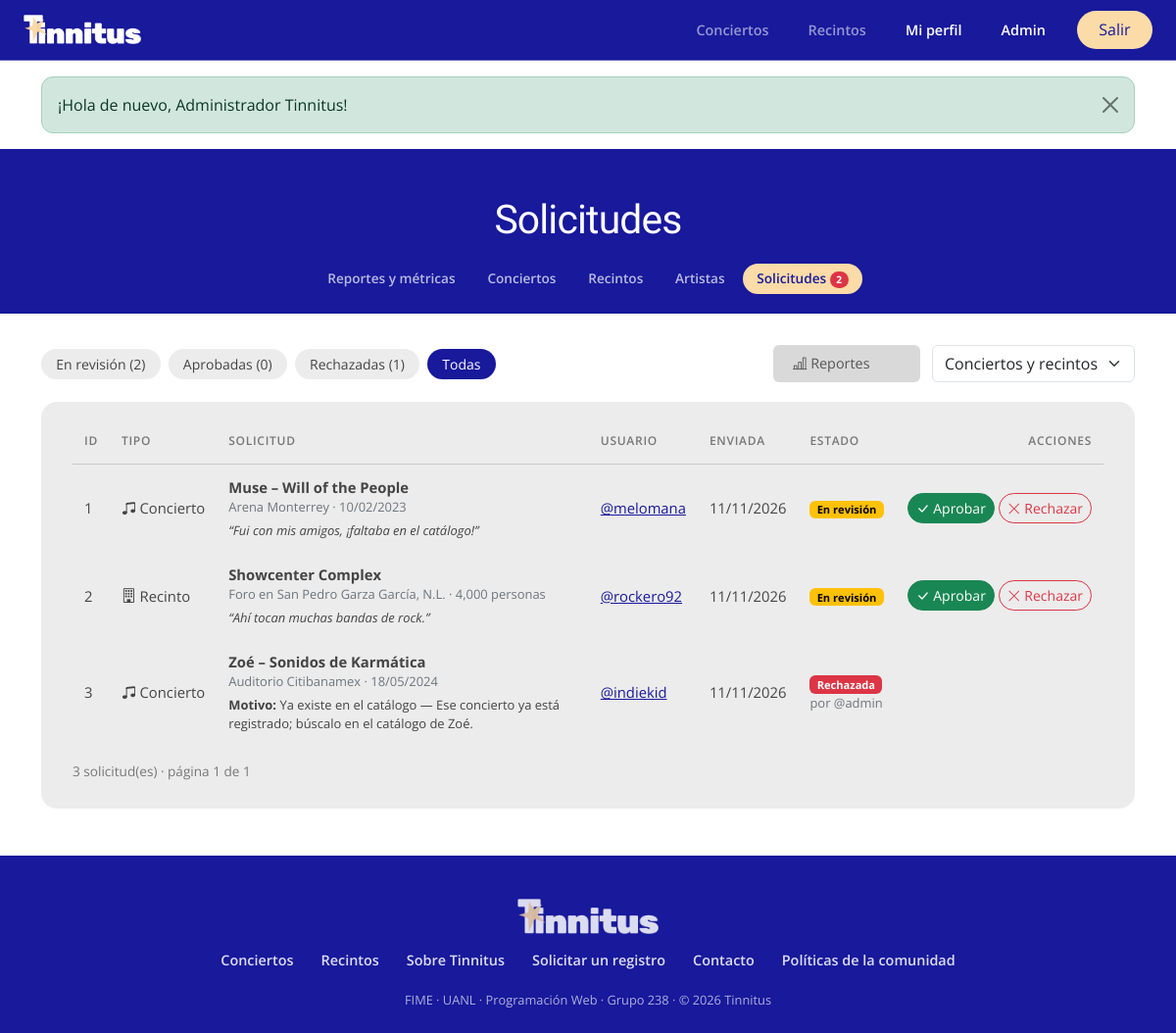
The app's page /admin-solicitudes.php?estado=todas (signed in) with its own data.
### tables this page shows
CREATE TABLE solicitudes (
    id              INT UNSIGNED AUTO_INCREMENT PRIMARY KEY,
    usuario_id      INT UNSIGNED NOT NULL,
    tipo            ENUM('concierto','recinto') NOT NULL,
    estado          ENUM('pendiente','aprobada','rechazada') NOT NULL DEFAULT 'pendiente',
    artista         VARCHAR(120) NULL,
    gira            VARCHAR(150) NULL,
    fecha           DATE         NULL,
    recinto_id      INT UNSIGNED NULL,
    nombre          VARCHAR(120) NULL,
    ciudad          VARCHAR(80)  NULL,
    capacidad       INT UNSIGNED NULL,
    tipo_recinto    ENUM('Estadio','Arena','Auditorio','Foro','Festival','Bar') NULL,
    comentario      VARCHAR(500) NULL,
    motivo_rechazo  VARCHAR(255) NULL,
    detalle_rechazo VARCHAR(255) NULL,
    creado_id       INT UNSIGNED NULL,
    revisado_por    INT UNSIGNED NULL,
    revisado_en     DATETIME     NULL,
    creado_en       DATETIME     NOT NULL DEFAULT CURRENT_TIMESTAMP,
    CONSTRAINT chk_solicitud_datos CHECK (
        (tipo = 'concierto' AND artista IS NOT NULL AND gira IS NOT NULL AND fecha IS NOT NULL AND recinto_id IS NOT NULL)
        OR (tipo = 'recinto' AND nombre IS NOT NULL AND ciudad IS NOT NULL AND tipo_recinto IS NOT NULL
            AND capacidad BETWEEN 1 AND 200000)),
    CONSTRAINT fk_solicitud_usuario FOREIGN KEY (usuario_id)
        REFERENCES usuarios(id) ON DELETE CASCADE,
    CONSTRAINT fk_solicitud_recinto FOREIGN KEY (recinto_id)
        REFERENCES recintos(id) ON DELETE CASCADE,
    CONSTRAINT fk_solicitud_revisor FOREIGN KEY (revisado_por)
        REFERENCES usuarios(id) ON DELETE SET NULL,
    INDEX idx_solicitudes_estado (estado)
);

CREATE TABLE recintos (
    id         INT UNSIGNED AUTO_INCREMENT PRIMARY KEY,
    nombre     VARCHAR(120) NOT NULL,
    ciudad     VARCHAR(80)  NOT NULL,
    capacidad  INT UNSIGNED NOT NULL,
    tipo       ENUM('Estadio','Arena','Auditorio','Foro','Festival','Bar') NOT NULL,
    estado     ENUM('activo','inactivo') NOT NULL DEFAULT 'activo',
    foto_url   VARCHAR(500) NULL,
    CONSTRAINT chk_capacidad CHECK (capacidad BETWEEN 1 AND 200000),
    CONSTRAINT uq_recinto UNIQUE (nombre, ciudad)
);

CREATE TABLE usuarios (
    id             INT UNSIGNED AUTO_INCREMENT PRIMARY KEY,
    nombre         VARCHAR(100)  NOT NULL,
    username       VARCHAR(30)   NOT NULL UNIQUE,
    email          VARCHAR(150)  NOT NULL UNIQUE,
    password_hash  VARCHAR(255)  NOT NULL,
    rol            ENUM('usuario','admin') NOT NULL DEFAULT 'usuario',
    bio            VARCHAR(500)  NULL,
    avatar_url     VARCHAR(500)  NULL,
    intentos_fallidos TINYINT UNSIGNED NOT NULL DEFAULT 0,
    bloqueado_hasta   DATETIME   NULL,
    creado_en      DATETIME      NOT NULL DEFAULT CURRENT_TIMESTAMP,
    CONSTRAINT chk_username CHECK (username REGEXP '^[a-z0-9_]{3,30}$')
);

### includes/auth.php (called while the page is built, shortened)
<?php
require_once __DIR__ . '/db.php';
function url(string $path = ''): string
{
    return BASE_URL . '/' . ltrim($path, '/');
}
function e(?string $text): string
{
    return htmlspecialchars($text ?? '', ENT_QUOTES, 'UTF-8');
}
function paginar(int $total, int $porPagina): array
{
    $paginas = max(1, (int) ceil($total / $porPagina));
    $pagina = min(max(1, (int) ($_GET['pagina'] ?? 1)), $paginas);
    return [$pagina, $paginas, ($pagina - 1) * $porPagina];
}

### includes/db.php (called while the page is built, shortened)
<?php
function db(): PDO
{
    static $pdo = null;
    if ($pdo === null) {
        $dsn = 'mysql:host=' . DB_HOST . ';port=' . DB_PORT . ';dbname=' . DB_NAME . ';charset=utf8mb4';
        $pdo = new PDO($dsn, DB_USER, DB_PASS, [
            PDO::ATTR_ERRMODE            => PDO::ERRMODE_EXCEPTION,
            PDO::ATTR_DEFAULT_FETCH_MODE => PDO::FETCH_ASSOC,
            PDO::ATTR_EMULATE_PREPARES   => false,
        ]);
    }
    return $pdo;
}
function q(string $sql, array $params = []): PDOStatement
{
    $stmt = db()->prepare($sql);
    $stmt->execute($params);
    return $stmt;
}

### admin-solicitudes.php (the view, shortened to what this page needs)
<?php
require_once __DIR__ . '/includes/solicitudes.php';
$estado = in_array($_GET['estado'] ?? 'pendiente', ['pendiente', 'aprobada', 'rechazada', 'todas'], true) ? ($_GET['estado'] ?? 'pendiente') : 'pendiente';
$cond = [];
$params = [];
$where = $cond ? 'WHERE ' . implode(' AND ', $cond) : '';
$total = (int) q("SELECT COUNT(*) FROM solicitudes s $where", $params)->fetchColumn();
[$pagina, $paginas, $offset] = paginar($total, 10);
$solicitudes = q("SELECT s.*, u.username, r.nombre AS recinto, rev.username AS revisor
                  FROM solicitudes s
                  JOIN usuarios u ON u.id = s.usuario_id
                  LEFT JOIN recintos r ON r.id = s.recinto_id
                  LEFT JOIN usuarios rev ON rev.id = s.revisado_por
                  $where ORDER BY s.estado = 'pendiente' DESC, s.creado_en DESC
                  LIMIT 10 OFFSET $offset", $params)->fetchAll();
$conteo = q("SELECT estado, COUNT(*) FROM solicitudes GROUP BY estado")->fetchAll(PDO::FETCH_KEY_PAIR);
function solicitudes_url(array $cambios): string
{
    return url('admin-solicitudes.php?' . http_build_query(array_merge($_GET, ['pagina' => null], $cambios)));
}
require __DIR__ . '/includes/header.php';
require __DIR__ . '/includes/admin-nav.php';
?>
<div class="container">
    <div class="admin-toolbar">
        <div class="chip-row" aria-label="Filtrar por estado">
            <?php foreach (['pendiente' => 'En revisión', 'aprobada' => 'Aprobadas', 'rechazada' => 'Rechazadas', 'todas' => 'Todas'] as $valor => $texto): ?>
                <a class="chip-filter <?= $estado === $valor ? 'active' : '' ?>" href="<?= solicitudes_url(['estado' => $valor]) ?>">
                    <?= $texto ?><?= $valor !== 'todas' ? ' (' . ($conteo[$valor] ?? 0) . ')' : '' ?>
                </a>
            <?php endforeach; ?>
        </div>
        <div class="extra">
            <button class="btn btn-gray" type="button" data-bs-toggle="modal" data-bs-target="#modal-reportes"><i class="bi bi-bar-chart-line"></i> Reportes</button>
            <select class="form-select w-auto" aria-label="Tipo" onchange="location.href = this.value">
                <option value="<?= solicitudes_url(['tipo' => '']) ?>">Conciertos y recintos</option>
            </select>
        </div>
    </div>
    <div class="card-table mb-5">
        <div class="table-responsive">
            <table class="table align-middle" id="tabla">
                <thead><tr><th>ID</th><th>Tipo</th><th>Solicitud</th><th>Usuario</th><th>Enviada</th><th>Estado</th><th class="acciones">Acciones</th></tr></thead>
                <tbody>
                <?php foreach ($solicitudes as $s): ?>
                    <tr data-id="<?= $s['id'] ?>" data-resumen="<?= e(resumen_solicitud($s)) ?>">
                        <td><?= $s['id'] ?></td>
                        <td class="text-nowrap"><i class="bi <?= $s['tipo'] === 'concierto' ? 'bi-music-note-beamed' : 'bi-building' ?>"></i> <?= ucfirst($s['tipo']) ?></td>
                        <td style="min-width: 260px">
                            <strong><?= e($s['tipo'] === 'concierto' ? $s['artista'] . ' – ' . $s['gira'] : $s['nombre']) ?></strong>
                            <div class="small text-secondary"><?= e(detalle_solicitud($s)) ?></div>
                            <?php if ($s['comentario']): ?><div class="small fst-italic mt-1">“<?= e($s['comentario']) ?>”</div><?php endif; ?>
                            <?php if ($s['motivo_rechazo']): ?><div class="small mt-1"><?= texto_rechazo($s) ?></div><?php endif; ?>
                        </td>
                        <td><a href="<?= url('profile.php?u=' . urlencode($s['username'])) ?>">@<?= e($s['username']) ?></a></td>
                        <td class="text-nowrap"><?= date('d/m/Y', strtotime($s['creado_en'])) ?></td>
                        <td>
                            <?= badge_estado_solicitud($s['estado']) ?>
                            <?php if ($s['revisor']): ?><div class="small text-secondary">por @<?= e($s['revisor']) ?></div><?php endif; ?>
                        </td>
                        <td class="acciones">
                            <?php if ($s['estado'] === 'pendiente'): ?>
                                <button class="btn btn-sm btn-success btn-aprobar" title="Aprobar y agregar al catálogo"><i class="bi bi-check-lg"></i> Aprobar</button>
                                <button class="btn btn-sm btn-outline-danger btn-rechazar" title="Rechazar"><i class="bi bi-x-lg"></i> Rechazar</button>
                            <?php elseif ($s['estado'] === 'aprobada' && $s['creado_id']): ?>
                                <a class="btn btn-sm btn-light" href="<?= url(($s['tipo'] === 'concierto' ? 'event-details.php' : 'recinto.php') . '?id=' . $s['creado_id']) ?>">Ver registro</a>
                            <?php endif; ?>
                        </td>
                    </tr>
                <?php endforeach; ?>
                </tbody>
            </table>
        </div>
        <div class="pie">
            <span><?= $total ?> solicitud(es) · página <?= $pagina ?> de <?= $paginas ?></span>
        </div>
    </div>
</div>
<?php require __DIR__ . '/includes/footer.php'; ?>

### includes/solicitudes.php (shortened to what this page needs)
<?php
require_once __DIR__ . '/auth.php';
function resumen_solicitud(array $s): string
{
    if ($s['tipo'] === 'concierto') {
        return $s['artista'] . ' – ' . $s['gira'] . ' · ' . ($s['recinto'] ?? 'recinto #' . $s['recinto_id']) . ' · ' . date('d/m/Y', strtotime($s['fecha']));
    }
    return $s['nombre'] . ' · ' . $s['tipo_recinto'] . ' en ' . $s['ciudad'] . ' · ' . number_format($s['capacidad']) . ' personas';
}
function detalle_solicitud(array $s): string
{
    if ($s['tipo'] === 'concierto') {
        return ($s['recinto'] ?? 'recinto #' . $s['recinto_id']) . ' · ' . date('d/m/Y', strtotime($s['fecha']));
    }
    return $s['tipo_recinto'] . ' en ' . $s['ciudad'] . ' · ' . number_format($s['capacidad']) . ' personas';
}
function badge_estado_solicitud(string $estado): string
{
    return match ($estado) {
        'aprobada'  => '<span class="badge text-bg-success">Aprobada</span>',
        'rechazada' => '<span class="badge text-bg-danger">Rechazada</span>',
        default     => '<span class="badge text-bg-warning">En revisión</span>',
    };
}
function texto_rechazo(array $s): string
{
    $html = '<strong>Motivo:</strong> ' . e($s['motivo_rechazo']);
    if (!empty($s['detalle_rechazo'])) $html .= ' — ' . e($s['detalle_rechazo']);
    return $html;
}

### assets/css/styles.css (style rules this page uses)
:root { --tn-indigo: #18199b; --tn-indigo-dark: #18199b; --tn-peach: #fbdba7; --tn-star: #f5c242; --tn-card: #ececec; --tn-box: #d9d9d9; --tn-text: #111111; --tn-muted: #7a7a7a; --bs-primary: #18199b; --bs-primary-rgb: 24, 25, 155; --bs-link-color: #18199b; --bs-link-color-rgb: 24, 25, 155; --fs-display: clamp(1.9rem, 3.4vw, 2.6rem); --fs-section: clamp(1.45rem, 2.4vw, 1.85rem); --fs-lead: 1.05rem; }
body { font-family: 'Open Sans', system-ui, sans-serif; background: #fff; color: var(--tn-text); min-height: 100vh; display: flex; flex-direction: column; }
a { color: var(--tn-indigo); }
.btn { border-radius: 999px; }
.btn-gray { background: var(--tn-box); color: #555; border: none; border-radius: 6px; padding: .35rem 1.75rem .35rem 1.25rem; text-align: left; min-width: 150px; font-size: .9rem; }
.chip-row { display: flex; flex-wrap: wrap; gap: .5rem; }
.chip-filter { padding: .3rem .95rem; border-radius: 999px; background: var(--tn-card); color: #444; text-decoration: none; font-size: .875rem; }
.chip-filter.active { background: var(--tn-indigo); color: #fff; }
.admin-toolbar { display: flex; flex-wrap: wrap; align-items: center; gap: .75rem 1.5rem; margin: 2rem 0 1.25rem; }
.admin-toolbar .extra { margin-left: auto; display: flex; gap: .75rem; flex-wrap: wrap; }
.card-table { background: var(--tn-card); border-radius: 16px; padding: 1rem 1rem 2rem; }
@media (min-width: 1200px) { .card-table { padding: 1rem 2rem 1.75rem; } }
.card-table .table { --bs-table-bg: transparent; margin-bottom: 0; }
.card-table thead th { font-weight: 600; color: #777; font-size: .75rem; letter-spacing: .06em; text-transform: uppercase; border-bottom: 1px solid #c8c8c8; padding: .9rem .75rem; white-space: nowrap; }
.card-table tbody td { border: none; padding: .75rem; color: #444; font-size: .925rem; }
.card-table .acciones { white-space: nowrap; text-align: right; }
.card-table .pie { color: #777; font-size: .85rem; padding-top: 1rem; display: flex; justify-content: space-between; flex-wrap: wrap; gap: .5rem; }

### records on screen
solicitudes: id "1", tipo "Concierto", tipo+artista+gira "Muse – Will of the People", detalle_solicitud($s) "Arena Monterrey · 10/02/2023", comentario "Fui con mis amigos, ¡faltaba en el catálogo!", usuario.username "melomana", creado_en "11/11/2026", estado "En revisión", shows "Aprobar"
solicitudes: id "2", tipo "Recinto", nombre "Showcenter Complex", detalle_solicitud($s) "Foro en San Pedro Garza García, N.L. · 4,000 personas", comentario "Ahí tocan muchas bandas de rock.", usuario.username "rockero92", creado_en "11/11/2026", estado "En revisión", shows "Aprobar"
solicitudes: id "3", tipo "Concierto", tipo+artista+gira "Zoé – Sonidos de Karmática", detalle_solicitud($s) "Auditorio Citibanamex · 18/05/2024", motivo_rechazo "Ya existe en el catálogo", detalle_rechazo "— Ese concierto ya está registrado; búscalo en el catálogo de Zoé.", usuario.username "indiekid", creado_en "11/11/2026", estado "Rechazada", revisado_por.username "admin"

### other values on screen
$f['message'] "¡Hola de nuevo, Administrador Tinnitus!"
$adminTitle "Solicitudes"
$label "Reportes y métricas"
$label "Conciertos"
$label "Recintos"
$label "Artistas"
$label "Solicitudes"
$solicitudesPendientes "2"
$texto "En revisión"
$conteo[$valor] "2"
$texto "Aprobadas"
$conteo[$valor] "0"
$texto "Rechazadas"
$conteo[$valor] "1"
$texto "Todas"
